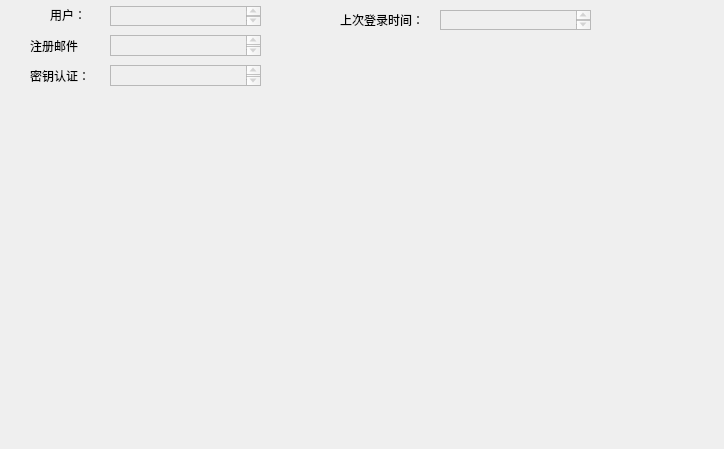
<?xml version="1.0" encoding="UTF-8"?>
<ui version="4.0">
 <class>InfoForm</class>
 <widget class="QWidget" name="InfoForm">
  <property name="geometry">
   <rect>
    <x>0</x>
    <y>0</y>
    <width>724</width>
    <height>449</height>
   </rect>
  </property>
  <property name="windowTitle">
   <string>Form</string>
  </property>
  <widget class="QLabel" name="label">
   <property name="geometry">
    <rect>
     <x>50</x>
     <y>5</y>
     <width>31</width>
     <height>20</height>
    </rect>
   </property>
   <property name="text">
    <string>用户：</string>
   </property>
  </widget>
  <widget class="QTextEdit" name="textEdit">
   <property name="enabled">
    <bool>false</bool>
   </property>
   <property name="geometry">
    <rect>
     <x>110</x>
     <y>6</y>
     <width>151</width>
     <height>20</height>
    </rect>
   </property>
  </widget>
  <widget class="QTextEdit" name="textEdit_2">
   <property name="enabled">
    <bool>false</bool>
   </property>
   <property name="geometry">
    <rect>
     <x>110</x>
     <y>35</y>
     <width>151</width>
     <height>21</height>
    </rect>
   </property>
  </widget>
  <widget class="QLabel" name="label_2">
   <property name="geometry">
    <rect>
     <x>30</x>
     <y>30</y>
     <width>51</width>
     <height>31</height>
    </rect>
   </property>
   <property name="text">
    <string>注册邮件：</string>
   </property>
  </widget>
  <widget class="QTextEdit" name="textEdit_3">
   <property name="enabled">
    <bool>false</bool>
   </property>
   <property name="geometry">
    <rect>
     <x>110</x>
     <y>65</y>
     <width>151</width>
     <height>21</height>
    </rect>
   </property>
  </widget>
  <widget class="QLabel" name="label_3">
   <property name="geometry">
    <rect>
     <x>30</x>
     <y>60</y>
     <width>61</width>
     <height>31</height>
    </rect>
   </property>
   <property name="text">
    <string>密钥认证：</string>
   </property>
  </widget>
  <widget class="QTextEdit" name="textEdit_4">
   <property name="enabled">
    <bool>false</bool>
   </property>
   <property name="geometry">
    <rect>
     <x>440</x>
     <y>10</y>
     <width>151</width>
     <height>20</height>
    </rect>
   </property>
  </widget>
  <widget class="QLabel" name="label_4">
   <property name="geometry">
    <rect>
     <x>340</x>
     <y>10</y>
     <width>81</width>
     <height>20</height>
    </rect>
   </property>
   <property name="text">
    <string>上次登录时间：</string>
   </property>
  </widget>
 </widget>
 <resources/>
 <connections/>
</ui>
